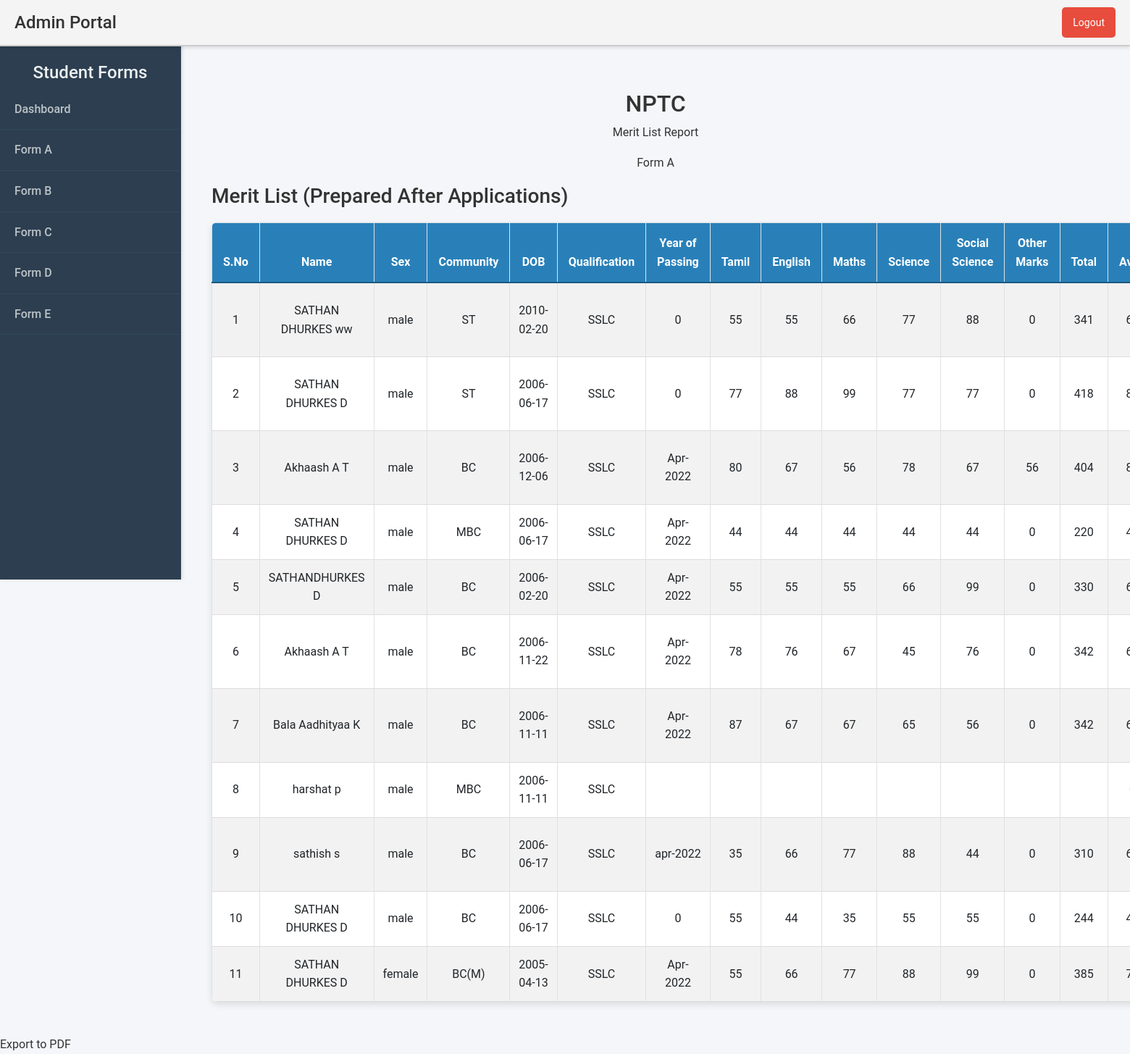
Screenshot of /admin/form_a.php (signed in) with the database file from the repository.
### tables this page shows
CREATE TABLE `studentdetails` (
  `studentId` int(11) NOT NULL,
  `studentUserId` int(11) NOT NULL,
  `studentFirstName` varchar(200) NOT NULL,
  `studentLastName` varchar(200) NOT NULL,
  `studentFatherName` varchar(200) NOT NULL,
  `studentMotherName` varchar(200) NOT NULL,
  `studentDateOfBirth` date NOT NULL,
  `studentGender` enum('male','female','other') NOT NULL,
  `studentCaste` varchar(100) NOT NULL,
  `studentCaste_2` varchar(100) NOT NULL,
  `studentReligion` varchar(100) NOT NULL,
  `studentMotherTongue` varchar(100) NOT NULL,
  `studentPhoneNumber` varchar(15) NOT NULL,
  `studentAadharNumber` int(15) NOT NULL,
  `studentAddress` text NOT NULL,
  `studentCity` text NOT NULL,
  `studentState` text NOT NULL,
  `studentPinCode` text NOT NULL
);

CREATE TABLE `preference` (
  `preferenceId` int(11) NOT NULL,
  `preferenceUserId` int(11) NOT NULL,
  `preferenceOrder` enum('1','2') NOT NULL,
  `preferenceDepartment` varchar(200) NOT NULL,
  `preferenceStatus` enum('pending','rejected','success','reset') NOT NULL,
  `department_status` text NOT NULL,
  `status_message` text NOT NULL
);

CREATE TABLE `academic` (
  `academicId` int(11) NOT NULL,
  `academicUserId` int(11) NOT NULL,
  `school_name` text NOT NULL,
  `yearOfPassing` text NOT NULL,
  `tamilMarks` int(11) DEFAULT NULL,
  `englishMarks` int(11) NOT NULL,
  `mathsMarks` int(11) NOT NULL,
  `scienceMarks` int(11) NOT NULL,
  `socialScienceMarks` int(11) NOT NULL,
  `otherLanguageMarks` int(11) DEFAULT NULL,
  `totalMarks` int(11) GENERATED ALWAYS AS (coalesce(`tamilMarks`,0) + `englishMarks` + `mathsMarks` + `scienceMarks` + `socialScienceMarks` + coalesce(`otherLanguageMarks`,0)) STORED,
  `emisNumber` varchar(20) DEFAULT NULL
);

### admin/form_a.php (the view, shortened to what this page needs)
<?php
include '../include/db.php';
$query = "
SELECT sd.studentUserId, sd.studentFirstName, sd.studentLastName, sd.studentPhoneNumber, sd.studentGender, sd.studentCaste, sd.studentDateOfBirth,
       a.school_name, a.yearOfPassing, a.tamilMarks, a.englishMarks, a.mathsMarks, a.scienceMarks, a.socialScienceMarks, a.otherLanguageMarks, a.totalMarks,
       p.preferenceId, p.preferenceDepartment, p.preferenceStatus
FROM studentdetails sd
LEFT JOIN academic a ON sd.studentUserId = a.academicUserId
LEFT JOIN preference p ON sd.studentUserId = p.preferenceUserId
ORDER BY sd.studentUserId, p.preferenceOrder ASC";
$allUsersResult = $conn->query($query);
$studentsData = [];
$serialNumber = 1;
while ($row = $allUsersResult->fetch_assoc()) {
    if (!isset($studentsData[$row['studentUserId']])) {
        $studentsData[$row['studentUserId']] = [
            'sno' => $serialNumber++,
            'studentFirstName' => $row['studentFirstName'],
            'studentLastName' => $row['studentLastName'],
            'sex' => $row['studentGender'],
            'community' => $row['studentCaste'],
            'dob' => $row['studentDateOfBirth'],
            'qualify' => 'SSLC',
            'yr_pass' => $row['yearOfPassing'],
            'tamilMarks' => $row['tamilMarks'],
            'englishMarks' => $row['englishMarks'],
            'mathsMarks' => $row['mathsMarks'],
            'scienceMarks' => $row['scienceMarks'],
            'socialScienceMarks' => $row['socialScienceMarks'],
            'otherLanguageMarks' => $row['otherLanguageMarks'],
            'totalMarks' => $row['totalMarks'],
            'average' => $row['totalMarks'] / 5,
            'status' => 'Applied',
            'department1' => $row['preferenceDepartment'],
            'department2' => '',
        ];
    } else {
        if (empty($studentsData[$row['studentUserId']]['department2'])) {
            $studentsData[$row['studentUserId']]['department2'] = $row['preferenceDepartment'];
        }
    }
}
?>
<!DOCTYPE html>
<html lang="en">
<head>
    <link href="https://cdn.jsdelivr.net/npm/bootstrap@5.3.0-alpha1/dist/css/bootstrap.min.css" rel="stylesheet">
</head>
<body>
<?php
include '../header_admin.php';
?>
<nav class="sidebar d-none d-md-block">
    <h4 class="text-center mt-3">Student Forms</h4>
    <a href="dashboard.php">Dashboard</a>
    <a href="form_a.php">Form A</a>
    <a href="form_b.php">Form B</a>
    <a href="form_c.php">Form C</a>
    <a href="form_d.php">Form D</a>
    <a href="form_e.php">Form E</a>
</nav>
<div class="content">
<div class="container mt-4">
    <h2 class="text-center">NPTC</h2>
    <p class="text-center">Merit List Report</p>
    <p class="text-center">Form A</p>
    <h3>Merit List (Prepared After Applications)</h3>
    <div class="table-container">
        <table class="table table-bordered table-striped">
            <thead>
                <tr>
                    <th>S.No</th>
                    <th>Name</th>
                    <th>Sex</th>
                    <th>Community</th>
                    <th>DOB</th>
                    <th>Qualification</th>
                    <th>Year of Passing</th>
                    <th>Tamil</th>
                    <th>English</th>
                    <th>Maths</th>
                    <th>Science</th>
                    <th>Social Science</th>
                    <th>Other Marks</th>
                    <th>Total</th>
                    <th>Average</th>
                </tr>
            </thead>
            <tbody>
                <?php foreach ($studentsData as $row): ?>
                    <tr>
                        <td><?= htmlspecialchars($row['sno']) ?></td>
                        <td><?= htmlspecialchars($row['studentFirstName'] . ' ' . $row['studentLastName']) ?></td>
                        <td><?= htmlspecialchars($row['sex']) ?></td>
                        <td><?= htmlspecialchars($row['community']) ?></td>
                        <td><?= htmlspecialchars($row['dob']) ?></td>
                        <td><?= htmlspecialchars($row['qualify']) ?></td>
                        <td><?= htmlspecialchars($row['yr_pass']) ?></td>
                        <td><?= htmlspecialchars($row['tamilMarks']) ?></td>
                        <td><?= htmlspecialchars($row['englishMarks']) ?></td>
                        <td><?= htmlspecialchars($row['mathsMarks']) ?></td>
                        <td><?= htmlspecialchars($row['scienceMarks']) ?></td>
                        <td><?= htmlspecialchars($row['socialScienceMarks']) ?></td>
                        <td><?= htmlspecialchars($row['otherLanguageMarks']) ?></td>
                        <td><?= htmlspecialchars($row['totalMarks']) ?></td>
                        <td><?= number_format($row['average'], 2) ?></td>
                    </tr>
                <?php endforeach; ?>
            </tbody>
        </table>
    </div>
</div>
</div>
<div class="export-btn" onclick="exportToPDF()">Export to PDF</div>
</body>
</html>

### admin/form_a.php (style rules this page uses)
body { font-family: 'Roboto', sans-serif; background-color: #f4f6f9; color: #333; margin: 0; padding: 0; line-height: 1.6; }
.sidebar { height: 100vh; position: fixed; top: 0; left: 0; width: 250px; background-color: #2c3e50; color: #ecf0f1; border-right: 1px solid #34495e; box-shadow: 2px 0 5px rgba(0, 0, 0, 0.1); overflow-y: auto; padding-top: 70px; }
.sidebar a { color: #bdc3c7; text-decoration: none; padding: 15px 20px; display: block; border-bottom: 1px solid #34495e; font-weight: 500; transition: all 0.3s ease; }
.content { margin-left: 250px; padding: 30px; margin-top: 70px; background-color: #f4f6f9; min-height: calc(100vh - 70px); }
.table { margin-top: 20px; border-collapse: collapse; width: 100%; background-color: #ffffff; border-radius: 8px; overflow: hidden; box-shadow: 0 4px 10px rgba(0, 0, 0, 0.1); }
.table thead th { background-color: #2980b9; color: #ffffff; text-align: center; font-weight: 700; padding: 15px; border-bottom: 2px solid #1c5980; }
.table tbody tr { transition: background-color 0.3s ease; }
.table tbody tr:nth-child(even) { background-color: #f9f9f9; }
.table tbody td { vertical-align: middle; text-align: center; padding: 12px; border-bottom: 1px solid #ddd; }

### rows the page displays
studentdetails: preference.preferenceId "1", studentFirstName+studentLastName "SATHAN DHURKES ww", studentGender "male", studentCaste "ST", studentDateOfBirth "2010-02-20", qualify "SSLC", yr_pass "0", academic.tamilMarks "55", academic.englishMarks "55", academic.mathsMarks "66", academic.scienceMarks "77", academic.socialScienceMarks "88", academic.otherLanguageMarks "0", academic.totalMarks "341"
studentdetails: sno "8", studentFirstName+studentLastName "harshat p", studentGender "male", studentCaste "MBC", studentDateOfBirth "2006-11-11", qualify "SSLC"

### other values shown
$row['sno'] "2"
$row['studentFirstName'] . ' ' . $row['studentLastName'] "SATHAN DHURKES D"
$row['sex'] "male"
$row['community'] "ST"
$row['dob'] "2006-06-17"
$row['qualify'] "SSLC"
$row['yr_pass'] "0"
$row['tamilMarks'] "77"
$row['englishMarks'] "88"
$row['mathsMarks'] "99"
$row['scienceMarks'] "77"
$row['socialScienceMarks'] "77"
$row['otherLanguageMarks'] "0"
$row['totalMarks'] "418"
$row['sno'] "3"
